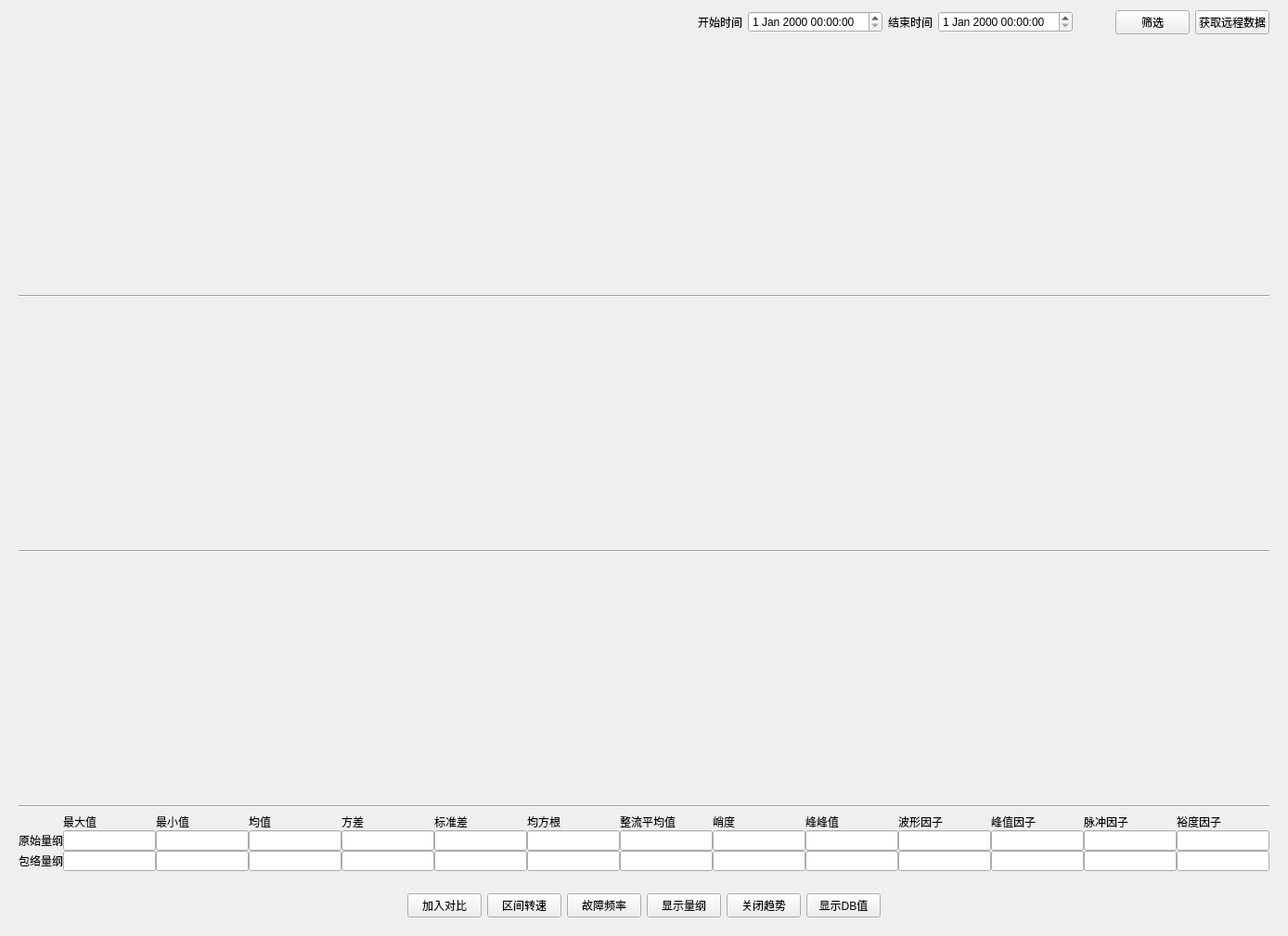
<?xml version="1.0" encoding="UTF-8"?>
<ui version="4.0">
 <class>frmLivePreview</class>
 <widget class="QWidget" name="frmLivePreview">
  <property name="geometry">
   <rect>
    <x>0</x>
    <y>0</y>
    <width>1388</width>
    <height>1009</height>
   </rect>
  </property>
  <property name="windowTitle">
   <string>Form</string>
  </property>
  <layout class="QVBoxLayout" name="verticalLayout_2">
   <item>
    <widget class="QFrame" name="frame_3">
     <property name="sizePolicy">
      <sizepolicy hsizetype="Preferred" vsizetype="Fixed">
       <horstretch>0</horstretch>
       <verstretch>0</verstretch>
      </sizepolicy>
     </property>
     <property name="frameShape">
      <enum>QFrame::NoFrame</enum>
     </property>
     <property name="frameShadow">
      <enum>QFrame::Raised</enum>
     </property>
     <layout class="QHBoxLayout" name="horizontalLayout_4">
      <property name="topMargin">
       <number>0</number>
      </property>
      <property name="bottomMargin">
       <number>0</number>
      </property>
      <item>
       <widget class="QWidget" name="widgetInfo" native="true">
        <layout class="QHBoxLayout" name="horizontalLayout_5">
         <property name="leftMargin">
          <number>0</number>
         </property>
         <property name="topMargin">
          <number>0</number>
         </property>
         <property name="rightMargin">
          <number>0</number>
         </property>
         <property name="bottomMargin">
          <number>0</number>
         </property>
         <item>
          <widget class="QLabel" name="labInfoTime">
           <property name="text">
            <string/>
           </property>
          </widget>
         </item>
         <item>
          <widget class="QLabel" name="labInfoName">
           <property name="text">
            <string/>
           </property>
          </widget>
         </item>
         <item>
          <widget class="QLabel" name="labInfoAlarm">
           <property name="text">
            <string/>
           </property>
          </widget>
         </item>
        </layout>
       </widget>
      </item>
      <item>
       <spacer name="horizontalSpacer_2">
        <property name="orientation">
         <enum>Qt::Horizontal</enum>
        </property>
        <property name="sizeHint" stdset="0">
         <size>
          <width>40</width>
          <height>20</height>
         </size>
        </property>
       </spacer>
      </item>
      <item>
       <widget class="QWidget" name="widgetConfigure" native="true">
        <property name="sizePolicy">
         <sizepolicy hsizetype="Fixed" vsizetype="Preferred">
          <horstretch>0</horstretch>
          <verstretch>0</verstretch>
         </sizepolicy>
        </property>
        <layout class="QHBoxLayout" name="horizontalLayout">
         <property name="leftMargin">
          <number>0</number>
         </property>
         <property name="topMargin">
          <number>0</number>
         </property>
         <property name="rightMargin">
          <number>0</number>
         </property>
         <property name="bottomMargin">
          <number>0</number>
         </property>
         <item>
          <widget class="QLabel" name="lab_DateStart">
           <property name="text">
            <string>开始时间</string>
           </property>
          </widget>
         </item>
         <item>
          <widget class="QDateTimeEdit" name="StartDateTime"/>
         </item>
         <item>
          <widget class="QLabel" name="lab_DateEnd">
           <property name="text">
            <string>结束时间</string>
           </property>
          </widget>
         </item>
         <item>
          <widget class="QDateTimeEdit" name="EndDateTime"/>
         </item>
         <item>
          <spacer name="horizontalSpacer">
           <property name="orientation">
            <enum>Qt::Horizontal</enum>
           </property>
           <property name="sizeHint" stdset="0">
            <size>
             <width>40</width>
             <height>20</height>
            </size>
           </property>
          </spacer>
         </item>
         <item>
          <widget class="QPushButton" name="btn_QueryData">
           <property name="text">
            <string>筛选</string>
           </property>
          </widget>
         </item>
         <item>
          <widget class="QPushButton" name="btn_GetData">
           <property name="text">
            <string>获取远程数据</string>
           </property>
          </widget>
         </item>
        </layout>
       </widget>
      </item>
     </layout>
    </widget>
   </item>
   <item>
    <widget class="QWidget" name="widget" native="true">
     <layout class="QVBoxLayout" name="verticalLayout">
      <item>
       <widget class="QCustomPlot" name="CustomPlotOriginal" native="true"/>
      </item>
      <item>
       <widget class="Line" name="line">
        <property name="orientation">
         <enum>Qt::Horizontal</enum>
        </property>
       </widget>
      </item>
      <item>
       <widget class="QCustomPlot" name="CustomPlot_Spectrum" native="true"/>
      </item>
      <item>
       <widget class="Line" name="line_2">
        <property name="orientation">
         <enum>Qt::Horizontal</enum>
        </property>
       </widget>
      </item>
      <item>
       <widget class="QCustomPlot" name="CustomPlot_Trend" native="true"/>
      </item>
      <item>
       <widget class="Line" name="line_3">
        <property name="orientation">
         <enum>Qt::Horizontal</enum>
        </property>
       </widget>
      </item>
      <item>
       <widget class="QWidget" name="widget_Dimension" native="true">
        <property name="sizePolicy">
         <sizepolicy hsizetype="Preferred" vsizetype="Fixed">
          <horstretch>0</horstretch>
          <verstretch>0</verstretch>
         </sizepolicy>
        </property>
        <layout class="QGridLayout" name="gridLayout_2">
         <property name="leftMargin">
          <number>0</number>
         </property>
         <property name="topMargin">
          <number>0</number>
         </property>
         <property name="rightMargin">
          <number>0</number>
         </property>
         <property name="bottomMargin">
          <number>0</number>
         </property>
         <property name="horizontalSpacing">
          <number>0</number>
         </property>
         <property name="verticalSpacing">
          <number>5</number>
         </property>
         <item row="0" column="0">
          <layout class="QGridLayout" name="gridLayout_3">
           <property name="sizeConstraint">
            <enum>QLayout::SetDefaultConstraint</enum>
           </property>
           <item row="1" column="8">
            <widget class="QLineEdit" name="txt_Okurtosis"/>
           </item>
           <item row="2" column="12">
            <widget class="QLineEdit" name="txt_Dimpulse_factor"/>
           </item>
           <item row="1" column="2">
            <widget class="QLineEdit" name="txt_Omin"/>
           </item>
           <item row="1" column="1">
            <widget class="QLineEdit" name="txt_Omax"/>
           </item>
           <item row="1" column="3">
            <widget class="QLineEdit" name="txt_Omean"/>
           </item>
           <item row="1" column="10">
            <widget class="QLineEdit" name="txt_Ocrest_factor"/>
           </item>
           <item row="2" column="0">
            <widget class="QLabel" name="lab_DemodulatedDimension">
             <property name="text">
              <string>包络量纲</string>
             </property>
            </widget>
           </item>
           <item row="2" column="8">
            <widget class="QLineEdit" name="txt_Dkurtosis"/>
           </item>
           <item row="1" column="0">
            <widget class="QLabel" name="lab_OrigineDimension">
             <property name="text">
              <string>原始量纲</string>
             </property>
            </widget>
           </item>
           <item row="0" column="1">
            <widget class="QLabel" name="lab_max">
             <property name="sizePolicy">
              <sizepolicy hsizetype="Preferred" vsizetype="Fixed">
               <horstretch>0</horstretch>
               <verstretch>0</verstretch>
              </sizepolicy>
             </property>
             <property name="text">
              <string>最大值</string>
             </property>
             <property name="alignment">
              <set>Qt::AlignLeading|Qt::AlignLeft|Qt::AlignVCenter</set>
             </property>
            </widget>
           </item>
           <item row="0" column="5">
            <widget class="QLabel" name="lab_std_deviation">
             <property name="text">
              <string>标准差</string>
             </property>
            </widget>
           </item>
           <item row="0" column="8">
            <widget class="QLabel" name="lab_kurtosis">
             <property name="text">
              <string>峭度</string>
             </property>
            </widget>
           </item>
           <item row="1" column="4">
            <widget class="QLineEdit" name="txt_Ovariance"/>
           </item>
           <item row="0" column="4">
            <widget class="QLabel" name="lab_variance">
             <property name="text">
              <string>方差</string>
             </property>
            </widget>
           </item>
           <item row="2" column="9">
            <widget class="QLineEdit" name="txt_Dpeaktopeak"/>
           </item>
           <item row="1" column="9">
            <widget class="QLineEdit" name="txt_Opeaktopeak"/>
           </item>
           <item row="2" column="5">
            <widget class="QLineEdit" name="txt_Ddeviation"/>
           </item>
           <item row="0" column="2">
            <widget class="QLabel" name="lab_min">
             <property name="text">
              <string>最小值</string>
             </property>
             <property name="alignment">
              <set>Qt::AlignLeading|Qt::AlignLeft|Qt::AlignVCenter</set>
             </property>
            </widget>
           </item>
           <item row="2" column="3">
            <widget class="QLineEdit" name="txt_Dmean"/>
           </item>
           <item row="1" column="12">
            <widget class="QLineEdit" name="txt_Oimpulse_factor"/>
           </item>
           <item row="0" column="7">
            <widget class="QLabel" name="lab_rectified_mean">
             <property name="text">
              <string>整流平均值</string>
             </property>
            </widget>
           </item>
           <item row="0" column="12">
            <widget class="QLabel" name="lab_impulse_factor">
             <property name="text">
              <string>脉冲因子</string>
             </property>
            </widget>
           </item>
           <item row="0" column="3">
            <widget class="QLabel" name="lab_mean">
             <property name="text">
              <string>均值</string>
             </property>
             <property name="alignment">
              <set>Qt::AlignLeading|Qt::AlignLeft|Qt::AlignVCenter</set>
             </property>
            </widget>
           </item>
           <item row="1" column="5">
            <widget class="QLineEdit" name="txt_Odeviation"/>
           </item>
           <item row="1" column="11">
            <widget class="QLineEdit" name="txt_Opeak_factor"/>
           </item>
           <item row="0" column="13">
            <widget class="QLabel" name="lab_margin_factor">
             <property name="text">
              <string>裕度因子</string>
             </property>
            </widget>
           </item>
           <item row="2" column="7">
            <widget class="QLineEdit" name="txt_Drectifiedmean"/>
           </item>
           <item row="1" column="7">
            <widget class="QLineEdit" name="txt_Orectifiedmean"/>
           </item>
           <item row="2" column="1">
            <widget class="QLineEdit" name="txt_Dmax"/>
           </item>
           <item row="2" column="2">
            <widget class="QLineEdit" name="txt_Dmin"/>
           </item>
           <item row="0" column="10">
            <widget class="QLabel" name="lab_crest_factor">
             <property name="text">
              <string>波形因子</string>
             </property>
            </widget>
           </item>
           <item row="2" column="11">
            <widget class="QLineEdit" name="txt_Dpeak_factor"/>
           </item>
           <item row="1" column="13">
            <widget class="QLineEdit" name="txt_Omargin_factor"/>
           </item>
           <item row="1" column="6">
            <widget class="QLineEdit" name="txt_Orms"/>
           </item>
           <item row="2" column="4">
            <widget class="QLineEdit" name="txt_Dvariance"/>
           </item>
           <item row="2" column="6">
            <widget class="QLineEdit" name="txt_Drms"/>
           </item>
           <item row="0" column="11">
            <widget class="QLabel" name="lab_peak_factor">
             <property name="text">
              <string>峰值因子</string>
             </property>
            </widget>
           </item>
           <item row="2" column="10">
            <widget class="QLineEdit" name="txt_Dcrest_factor"/>
           </item>
           <item row="2" column="13">
            <widget class="QLineEdit" name="txt_Dmargin_factor"/>
           </item>
           <item row="0" column="6">
            <widget class="QLabel" name="lab_rms">
             <property name="text">
              <string>均方根</string>
             </property>
            </widget>
           </item>
           <item row="0" column="9">
            <widget class="QLabel" name="lab_peaktopeak">
             <property name="text">
              <string>峰峰值</string>
             </property>
            </widget>
           </item>
          </layout>
         </item>
        </layout>
       </widget>
      </item>
     </layout>
    </widget>
   </item>
   <item>
    <widget class="QWidget" name="widget_bottom" native="true">
     <property name="sizePolicy">
      <sizepolicy hsizetype="Preferred" vsizetype="Fixed">
       <horstretch>0</horstretch>
       <verstretch>0</verstretch>
      </sizepolicy>
     </property>
     <layout class="QHBoxLayout" name="horizontalLayout_2">
      <item>
       <spacer name="horizontalSpacer_8">
        <property name="orientation">
         <enum>Qt::Horizontal</enum>
        </property>
        <property name="sizeHint" stdset="0">
         <size>
          <width>40</width>
          <height>20</height>
         </size>
        </property>
       </spacer>
      </item>
      <item>
       <widget class="QWidget" name="widget_2" native="true">
        <layout class="QGridLayout" name="gridLayout">
         <property name="leftMargin">
          <number>0</number>
         </property>
         <property name="topMargin">
          <number>0</number>
         </property>
         <property name="rightMargin">
          <number>0</number>
         </property>
         <property name="bottomMargin">
          <number>0</number>
         </property>
         <property name="horizontalSpacing">
          <number>6</number>
         </property>
         <property name="verticalSpacing">
          <number>0</number>
         </property>
         <item row="0" column="0">
          <widget class="QPushButton" name="btn_addPK">
           <property name="text">
            <string>加入对比</string>
           </property>
          </widget>
         </item>
         <item row="0" column="5">
          <widget class="QPushButton" name="btn_echoDBValue">
           <property name="text">
            <string>显示DB值</string>
           </property>
          </widget>
         </item>
         <item row="0" column="4">
          <widget class="QPushButton" name="btn_closeTrend">
           <property name="text">
            <string>关闭趋势</string>
           </property>
          </widget>
         </item>
         <item row="0" column="3">
          <widget class="QPushButton" name="btn_echoDimension">
           <property name="text">
            <string>显示量纲</string>
           </property>
          </widget>
         </item>
         <item row="0" column="1">
          <widget class="QPushButton" name="btn_SpeedVector">
           <property name="text">
            <string>区间转速</string>
           </property>
          </widget>
         </item>
         <item row="0" column="2">
          <widget class="QPushButton" name="btn_faultFrequency">
           <property name="text">
            <string>故障频率</string>
           </property>
          </widget>
         </item>
        </layout>
       </widget>
      </item>
      <item>
       <spacer name="horizontalSpacer_3">
        <property name="orientation">
         <enum>Qt::Horizontal</enum>
        </property>
        <property name="sizeHint" stdset="0">
         <size>
          <width>40</width>
          <height>20</height>
         </size>
        </property>
       </spacer>
      </item>
     </layout>
    </widget>
   </item>
  </layout>
 </widget>
 <customwidgets>
  <customwidget>
   <class>QCustomPlot</class>
   <extends>QWidget</extends>
   <header location="global">qcustomplot.h</header>
   <container>1</container>
  </customwidget>
 </customwidgets>
 <resources/>
 <connections/>
</ui>
